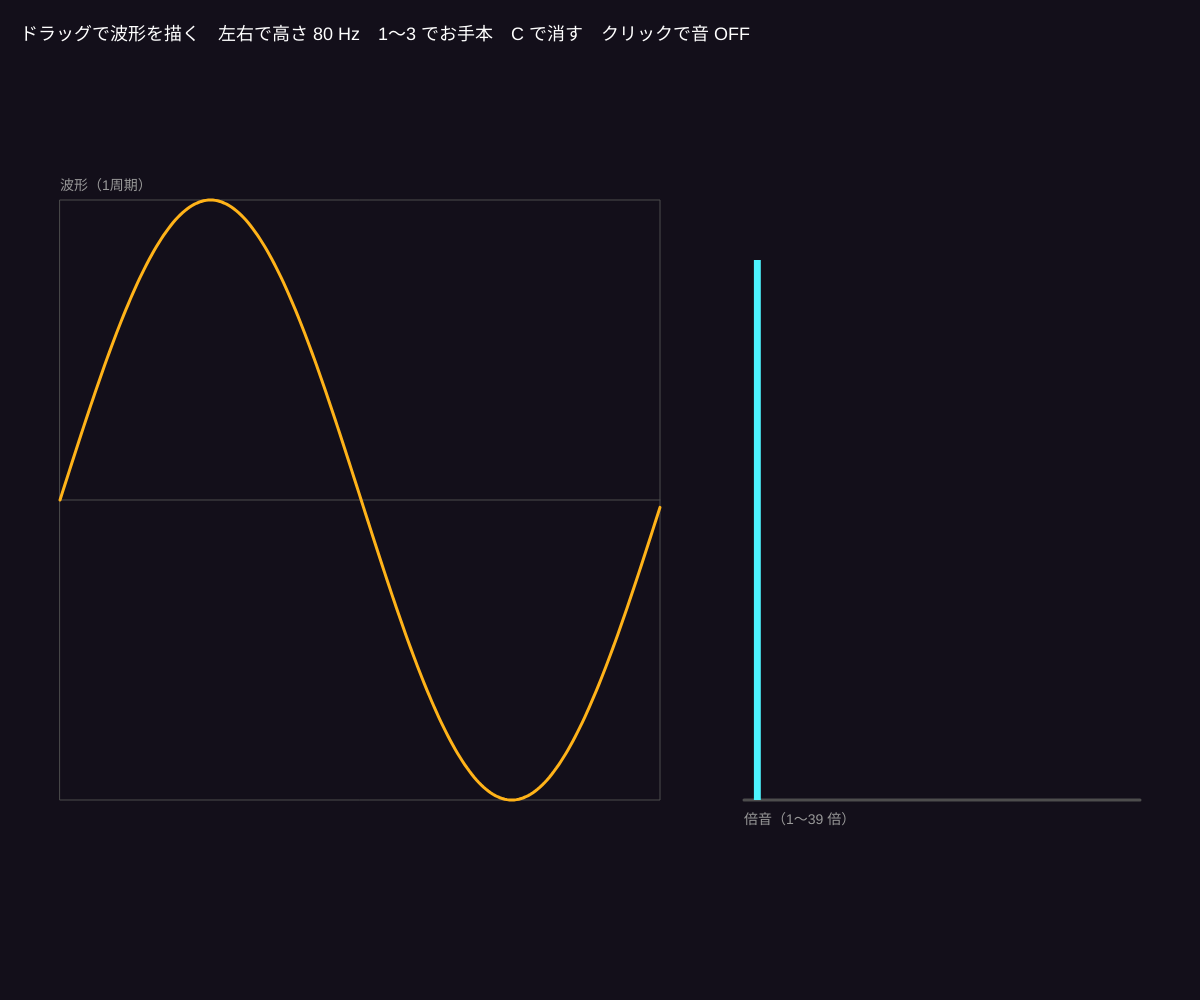
Frame 1 (no input)
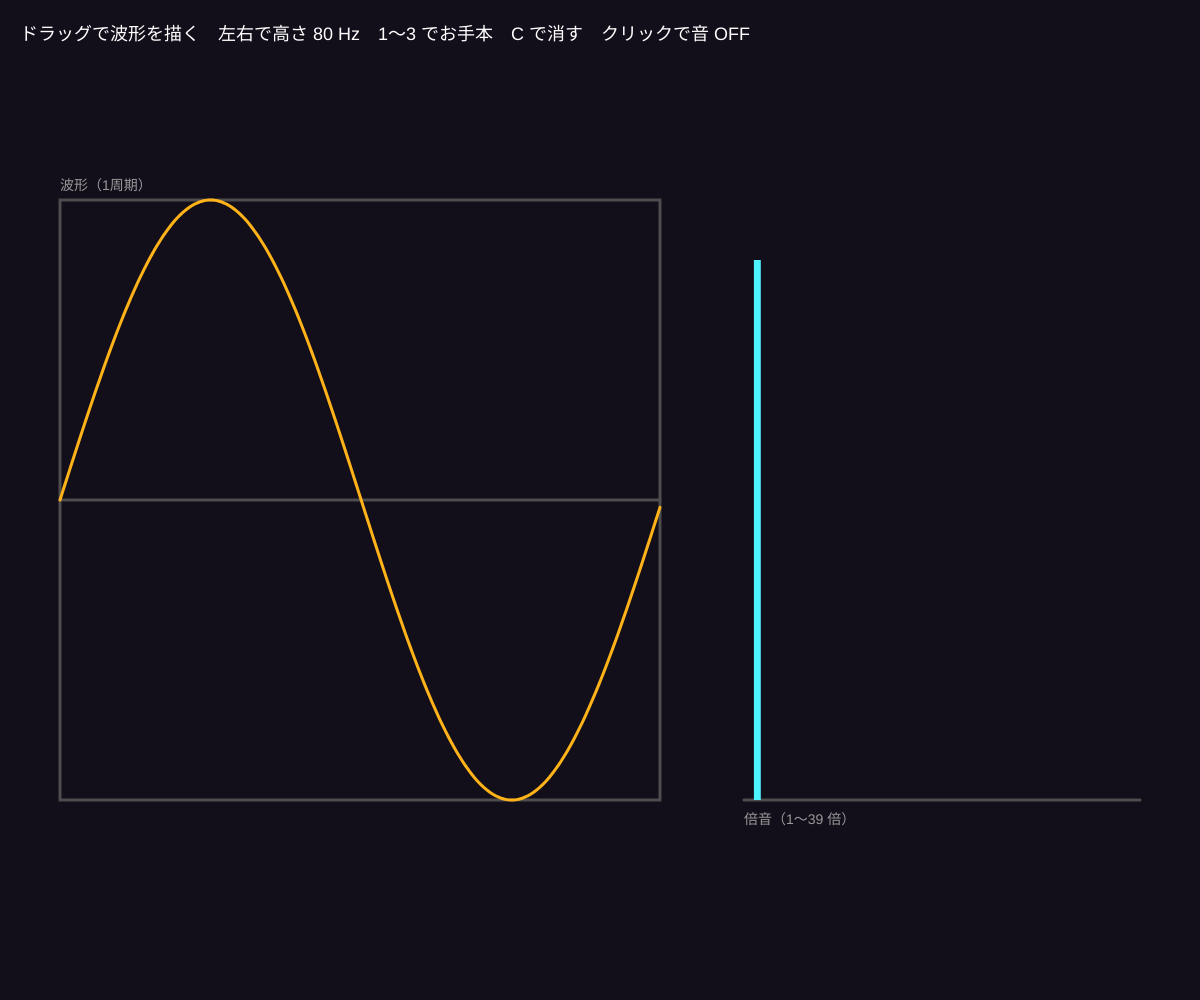
Frame 60 (no input)
Frame 120 (the mouse pressed at the canvas centre since frame 60): identical to frame 60, image omitted

The p5.js sketch that drew these frames (run headless with seeded random() and noise() and a simulated clock; from frame 60 on, the mouse is pressed at the canvas centre):

// p5.js sketch
// ── sketch.js
// ============================================
// 12 波形を描いて鳴らす（自由制作のベース）
// マウスで1周期ぶんの波形を描くと、それが音になる（ウェーブテーブル合成）
// 右にはその波のスペクトル。ギザギザに描くほど倍音が増えて明るい音に
// ドラッグで描く / マウス左右（描いていないとき）= 音の高さ / C で消す / 1〜3 でお手本
// ============================================
// ★ のついたところを変えて、自分だけの楽器をつくろう！

let N = 256; // 1周期の点の数
let wave = new Array(N).fill(0);
let playing = false;
let freq = 220;

function setup() {
  createCanvas(windowWidth, windowHeight);
  colorMode(HSB, 360, 100, 100, 100);
  preset(1);
}

function preset(k) {
  for (let i = 0; i < N; i++) {
    let t = i / N;
    if (k === 1) wave[i] = sin(TWO_PI * t); // ★ 正弦波
    if (k === 2) wave[i] = t < 0.5 ? 1 : -1; // 矩形波
    if (k === 3) wave[i] = 2 * t - 1; // のこぎり波
  }
  updateBuffer();
}

function draw() {
  background(260, 40, 10);
  if (!mouseIsPressed) freq = pow(2, map(mouseX, 0, width, log(80) / log(2), log(880) / log(2), true));
  if (playing) source.playbackRate.setTargetAtTime(freq / 220, audioCtx.currentTime, 0.02);

  // ---- 左：波形（1周期）----
  let left = 60, right = width * 0.55, mid = height * 0.5, h = height * 0.3;
  noFill();
  stroke(0, 0, 30);
  rect(left, mid - h, right - left, h * 2);
  line(left, mid, right, mid);
  stroke(40, 90, 100);
  strokeWeight(3);
  beginShape();
  for (let i = 0; i < N; i++) vertex(map(i, 0, N - 1, left, right), mid - wave[i] * h);
  endShape();

  // ---- 右：スペクトル（DFT）----
  let sl = width * 0.62, sr = width - 60, base = mid + h;
  stroke(0, 0, 30);
  line(sl, base, sr, base);
  noStroke();
  let spec = dft(wave, 40);
  for (let k = 1; k < spec.length; k++) {
    let x = map(k, 0, spec.length, sl, sr);
    fill(map(k, 0, 40, 180, 330), 70, 100); // ★ 色
    rect(x, base - spec[k] * h * 1.8, (sr - sl) / spec.length - 3, spec[k] * h * 1.8);
  }
  fill(0, 0, 60);
  textSize(14);
  text('倍音（1〜39 倍）', sl, base + 24);
  text('波形（1周期）', left, mid - h - 10);

  fill(0, 0, 100);
  textSize(18);
  text('ドラッグで波形を描く　左右で高さ ' + round(freq) + ' Hz　1〜3 でお手本　C で消す　クリックで音 ' + (playing ? 'ON' : 'OFF'), 20, 40);
}

function dft(x, maxK) {
  let out = [];
  for (let k = 0; k < maxK; k++) {
    let re = 0, im = 0;
    for (let i = 0; i < x.length; i++) {
      re += x[i] * cos((TWO_PI * k * i) / x.length);
      im -= x[i] * sin((TWO_PI * k * i) / x.length);
    }
    out.push((2 * sqrt(re * re + im * im)) / x.length);
  }
  return out;
}

function mousePressed() {
  startAudio();
  if (mouseY < 60) return;
  let inBox = mouseX > 60 && mouseX < width * 0.55;
  if (!inBox) {
    playing = !playing;
    gainNode.gain.setTargetAtTime(playing ? 0.25 : 0, audioCtx.currentTime, 0.03);
  }
}
function mouseDragged() {
  let left = 60, right = width * 0.55, mid = height * 0.5, h = height * 0.3;
  let i = floor(map(mouseX, left, right, 0, N - 1));
  let pi = floor(map(pmouseX, left, right, 0, N - 1));
  if (i < 0 || i >= N) return;
  let v = constrain(map(mouseY, mid - h, mid + h, 1, -1), -1, 1);
  // 前の位置から今の位置まで線で埋める（飛びを防ぐ）
  for (let k = min(i, pi); k <= max(i, pi); k++) if (k >= 0 && k < N) wave[k] = v;
  updateBuffer();
}
function keyPressed() {
  if (key === 'c' || key === 'C') {
    wave.fill(0);
    updateBuffer();
  }
  if (key >= '1' && key <= '3') preset(int(key));
}

// ---------- 自由制作のアイデア ----------
// ・描いた波形を少しずつ変化させる（毎フレーム wave[i] を sin で揺らす）
// ・11 のマイクの波形をそのまま wave にコピーして「自分の声の楽器」に
// ・キーボードで音階を弾けるようにする（シリーズ1の 09 を参考に）
// ・スペクトルの色や形を作品にする


// ==================================================
// ここから下は「音を鳴らすための道具」（描いた波形を 220 Hz でループ再生）
// ==================================================
let audioCtx, source, gainNode;

function startAudio() {
  if (!audioCtx) {
    audioCtx = new AudioContext();
    gainNode = audioCtx.createGain();
    gainNode.gain.value = 0;
    gainNode.connect(audioCtx.destination);
    updateBuffer();
  }
  audioCtx.resume();
}

function updateBuffer() {
  if (!audioCtx) return;
  let sr = audioCtx.sampleRate;
  let len = round(sr / 220); // 220 Hz の1周期
  let buf = audioCtx.createBuffer(1, len, sr);
  let data = buf.getChannelData(0);
  for (let i = 0; i < len; i++) data[i] = wave[floor((i / len) * N)];
  let s = audioCtx.createBufferSource();
  s.buffer = buf;
  s.loop = true;
  s.playbackRate.value = freq / 220;
  s.connect(gainNode);
  s.start();
  if (source) source.stop();
  source = s;
}
